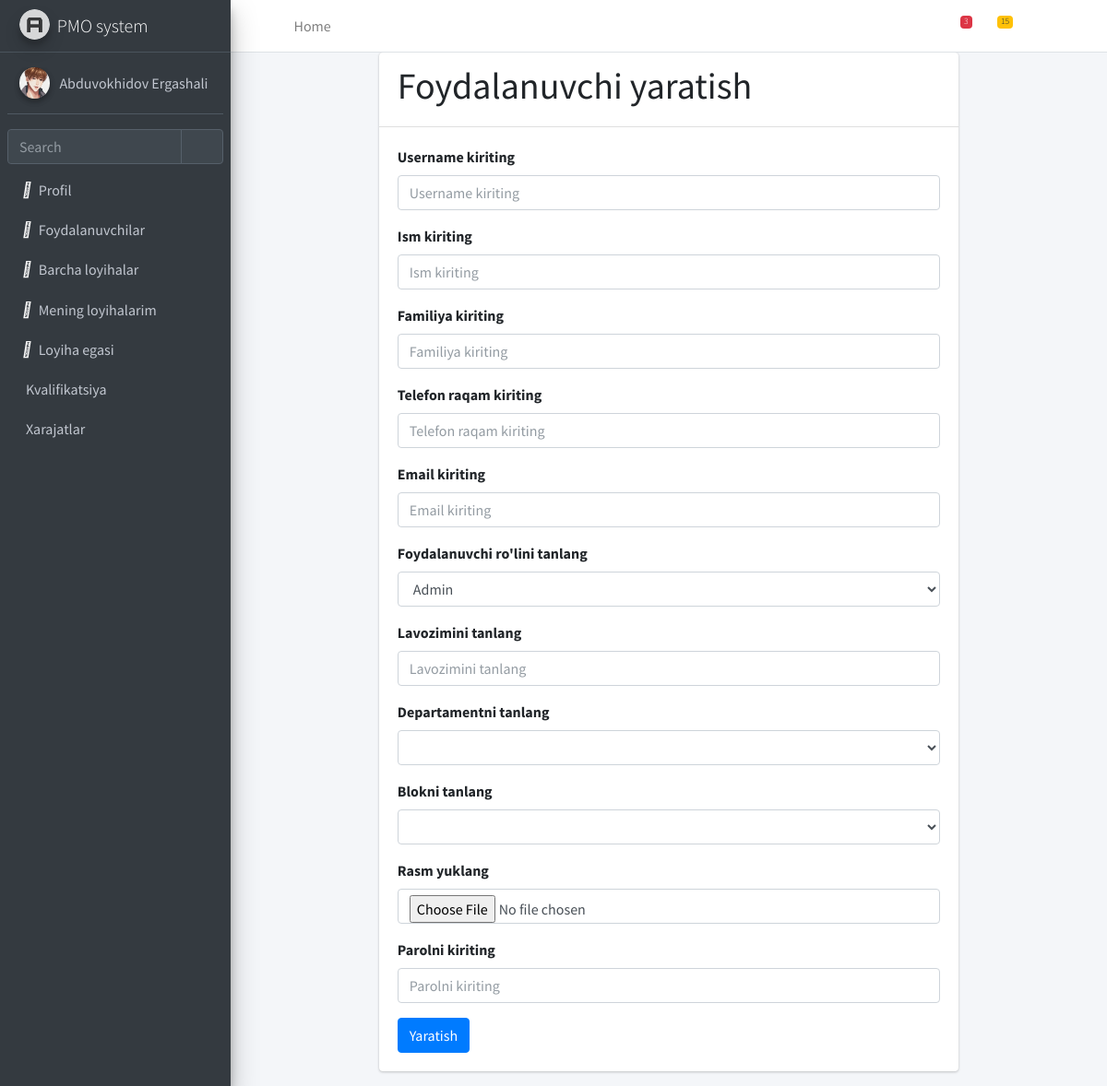
The page /users/create-user/ (signed in) on the database as committed earlier.
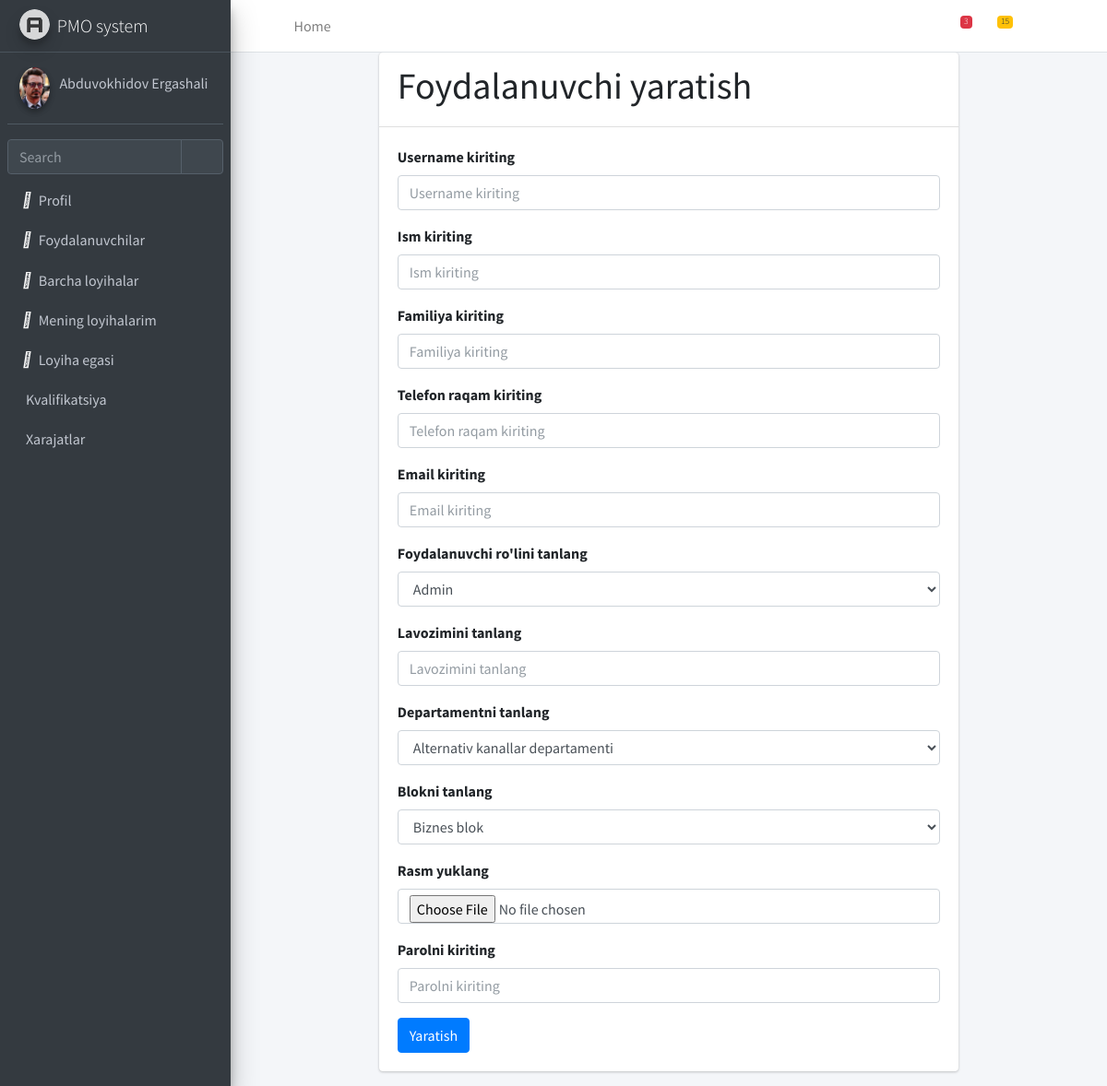
The same page on the database as committed later.
### hodimlar/models.py (models this page shows, shortened)
class User(AbstractUser):
    id = models.UUIDField(primary_key=True, default=uuid.uuid4, editable=False)
    username = models.CharField(max_length=50, unique=True)
    first_name = models.CharField(max_length=100)
    last_name = models.CharField(max_length=100)
    email = models.EmailField(unique=True)
    position = models.CharField(max_length=150)
    role = models.CharField(max_length=150)
    status = models.CharField(max_length=50, default='Active')
    phone = models.CharField(max_length=100)
    avatar = models.ImageField(upload_to='images/',default='human.jpg', max_length=300,blank=True)
    blog = models.CharField(max_length=200, blank=True)
    department = models.CharField(max_length=200,blank=True)
    created_at = models.DateTimeField(auto_now_add=True)
    updated_at = models.DateTimeField(auto_now=True)
    objects = CustomUserManager()
    def get_full_name(self):
        return f"{self.first_name} {self.last_name}"

### hodimlar/views.py (the view)
# urls.py: path('create-user/', create_user, name='create-user'),
@login_required
def create_user(request):
    if request.method == "POST":
        form = CreateUserForm(data=request.POST, files=request.FILES)
        if form.is_valid():
            form.clean()
            form.save()
            return redirect('hodimlar:users')
    else:
        form = CreateUserForm()
    return render(request, "createUser.html", {"form": form})

### templates/createUser.html (shortened to what this page needs)
{% extends 'base.html' %}
{% load django_bootstrap5 %}
{% block content %}
    <div class="row">
        <div class="col-2">
        </div>
        <div class="col-8">
            <div class="card">
                <div class="card-header">
                  <h1>Foydalanuvchi yaratish </h1>
                </div>
                <div class="card-body h-50">
                    <form method="post"  enctype="multipart/form-data">
                        {% bootstrap_form form %}
                        <button type="submit" class="btn btn-primary">Yaratish</button>
                    </form>
                </div>
            </div>
        </div>
        <div class="col-2">
        </div>
    </div>
{% endblock content %}

### templates/base.html (shortened to what the changed rows need)
{% load static %}
{% load filters %}
<!DOCTYPE html>
<html lang="en">
<head>
    <link rel="stylesheet" href="{% static 'plugins/fontawesome-free/css/all.min.css' %}">
    <link href="{% static 'fontawesomefree/css/fontawesome.css' %}" rel="stylesheet">
    <link href="{% static 'fontawesomefree/css/brands.css' %}" rel="stylesheet" type="text/css">
    <link href="{% static 'fontawesomefree/css/solid.css' %}" rel="stylesheet" type="text/css">
    <link rel="stylesheet" href="{% static 'dist/css/adminlte.min.css' %}">
</head>
<body class="hold-transition sidebar-mini">
<div class="wrapper">
    <aside class="main-sidebar sidebar-dark-primary elevation-4">
        <div class="sidebar">
            <div class="user-panel mt-3 pb-3 mb-3 d-flex">
                <div class="image">
                    {% if user.avatar.url %}
                    <img src="{{ user.avatar.url }}" class="img-circle elevation-2"
                         alt="User Image">
                    {% endif %}
                </div>
                <div class="info">
                    <a href="{% url 'hodimlar:profile' %}" class="d-block">{{ user.get_full_name }}</a>
                </div>
            </div>
        </div>
    </aside>
    <div class="content-wrapper">
        {% block content %}
        {% endblock content %}
    </div>
</div>
</body>
</html>

Rows that differ between the two databases and show on the page:
changed User "Abduvokhidov Ergashali": avatar: a different picture
Other text that changed with them:
form field department: (not shown) → "Alternativ kanallar departamenti"
form field blok: (not shown) → "Biznes blok"
